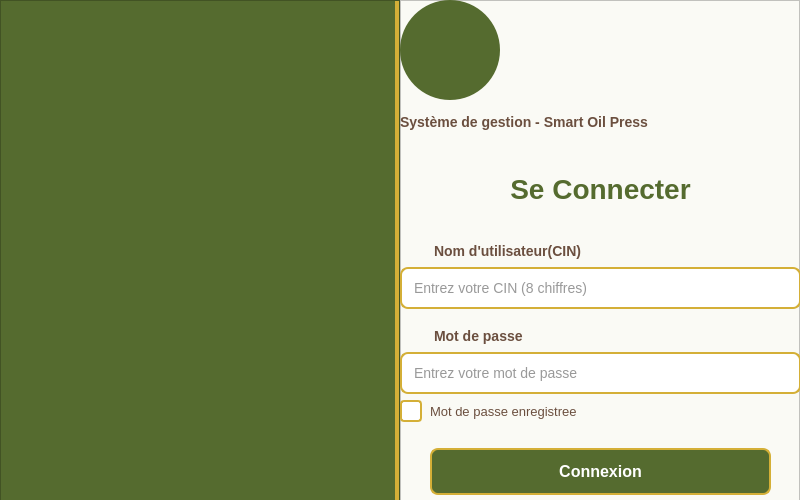
<?xml version="1.0" encoding="UTF-8"?>
<ui version="4.0">
 <class>LoginDialog</class>
 <widget class="QDialog" name="LoginDialog">
  <property name="geometry">
   <rect>
    <x>0</x>
    <y>0</y>
    <width>800</width>
    <height>500</height>
   </rect>
  </property>
  <property name="minimumSize">
   <size>
    <width>800</width>
    <height>500</height>
   </size>
  </property>
  <property name="windowTitle">
   <string>Smart Oil Press - Connexion</string>
  </property>
  <property name="styleSheet">
   <string notr="true">/* Dialog principal */
QDialog {
    background-color: #F5F5F5;
}

/* Titre */
QLabel#titre_label {
    color: #556B2F;
    font-size: 28px;
    font-weight: bold;
    background-color: transparent;
}

/* Labels */
QLabel {
    color: #6B4F3F;
    font-size: 14px;
    font-weight: bold;
    background-color: transparent;
}

/* Inputs */
QLineEdit {
    border: 2px solid #D4AF37;
    border-radius: 8px;
    padding: 12px;
    font-size: 14px;
    background-color: white;
    color: #333333;
}

QLineEdit:focus {
    border: 2px solid #556B2F;
}

/* Checkbox */
QCheckBox {
    color: #6B4F3F;
    font-size: 13px;
    spacing: 8px;
}

QCheckBox::indicator {
    width: 18px;
    height: 18px;
    border: 2px solid #D4AF37;
    border-radius: 4px;
    background-color: white;
}

QCheckBox::indicator:checked {
    background-color: #556B2F;
    border-color: #556B2F;
    image: url(:/icons/check.png);
}

/* Button */
QPushButton {
    background-color: #556B2F;
    color: white;
    border: none;
    border-radius: 10px;
    padding: 14px;
    font-size: 16px;
    font-weight: bold;
}

QPushButton:hover {
    background-color: #6B8E23;
}

QPushButton:pressed {
    background-color: #2C3E1F;
}</string>
  </property>
  <widget class="QFrame" name="image_frame">
   <property name="geometry">
    <rect>
     <x>0</x>
     <y>0</y>
     <width>400</width>
     <height>501</height>
    </rect>
   </property>
   <property name="styleSheet">
    <string notr="true">QFrame#image_frame {
    background-color: #556B2F;
    border-right: 5px solid #D4AF37;
}</string>
   </property>
   <property name="frameShape">
    <enum>QFrame::Shape::StyledPanel</enum>
   </property>
   <property name="frameShadow">
    <enum>QFrame::Shadow::Raised</enum>
   </property>
   <widget class="QLabel" name="label">
    <property name="geometry">
     <rect>
      <x>20</x>
      <y>20</y>
      <width>341</width>
      <height>421</height>
     </rect>
    </property>
    <property name="styleSheet">
     <string notr="true">QLabel {
    background-color: transparent;
    border-radius: 50%;
    padding: 30px;
}</string>
    </property>
    <property name="text">
     <string/>
    </property>
    <property name="pixmap">
     <pixmap>images/login-removebg-preview.png</pixmap>
    </property>
    <property name="scaledContents">
     <bool>true</bool>
    </property>
   </widget>
  </widget>
  <widget class="QFrame" name="form_frame">
   <property name="geometry">
    <rect>
     <x>400</x>
     <y>0</y>
     <width>400</width>
     <height>501</height>
    </rect>
   </property>
   <property name="minimumSize">
    <size>
     <width>400</width>
     <height>0</height>
    </size>
   </property>
   <property name="styleSheet">
    <string notr="true">QFrame#form_frame {
    background-color: #FAFAF5;
}</string>
   </property>
   <property name="frameShape">
    <enum>QFrame::Shape::StyledPanel</enum>
   </property>
   <property name="frameShadow">
    <enum>QFrame::Shadow::Raised</enum>
   </property>
   <widget class="QWidget" name="">
    <property name="geometry">
     <rect>
      <x>0</x>
      <y>0</y>
      <width>401</width>
      <height>505</height>
     </rect>
    </property>
    <layout class="QVBoxLayout" name="verticalLayout">
     <item>
      <widget class="QLabel" name="label_2">
       <property name="minimumSize">
        <size>
         <width>100</width>
         <height>100</height>
        </size>
       </property>
       <property name="maximumSize">
        <size>
         <width>100</width>
         <height>100</height>
        </size>
       </property>
       <property name="styleSheet">
        <string notr="true">QLabel {
    background-color: #556B2F;
    border-radius: 50px;
    padding: 20px;
}</string>
       </property>
       <property name="text">
        <string/>
       </property>
       <property name="pixmap">
        <pixmap>images/lg-removebg-preview.png</pixmap>
       </property>
       <property name="scaledContents">
        <bool>true</bool>
       </property>
       <property name="alignment">
        <set>Qt::AlignmentFlag::AlignCenter</set>
       </property>
      </widget>
     </item>
     <item>
      <widget class="QLabel" name="label_3">
       <property name="text">
        <string>Système de gestion - Smart Oil Press</string>
       </property>
      </widget>
     </item>
     <item>
      <widget class="QLabel" name="titre_label">
       <property name="font">
        <font>
         <pointsize>-1</pointsize>
         <bold>true</bold>
        </font>
       </property>
       <property name="styleSheet">
        <string notr="true">QLabel {
    color: #556B2F;
    padding: 30px 0 20px 0;
}</string>
       </property>
       <property name="text">
        <string>Se Connecter</string>
       </property>
       <property name="alignment">
        <set>Qt::AlignmentFlag::AlignCenter</set>
       </property>
      </widget>
     </item>
     <item>
      <widget class="QLabel" name="cin_label&#10;">
       <property name="font">
        <font>
         <family>Segoe UI</family>
         <pointsize>-1</pointsize>
         <bold>true</bold>
        </font>
       </property>
       <property name="styleSheet">
        <string notr="true">QLabel {
    color: #6B4F3F;
    font-size: 14px;
    font-weight: bold;
    padding-left: 30px;
    padding-top: 10px;
}</string>
       </property>
       <property name="text">
        <string>Nom d'utilisateur(CIN)</string>
       </property>
       <property name="scaledContents">
        <bool>false</bool>
       </property>
      </widget>
     </item>
     <item>
      <widget class="QLineEdit" name="cin_input&#10;">
       <property name="styleSheet">
        <string notr="true">QLineEdit {
    border: 2px solid #D4AF37;
    border-radius: 8px;
    padding: 10px;
    font-size: 14px;
    background-color: white;
}

QLineEdit:focus {
    border: 2px solid #556B2F;
}</string>
       </property>
       <property name="maxLength">
        <number>8</number>
       </property>
       <property name="placeholderText">
        <string>Entrez votre CIN (8 chiffres) </string>
       </property>
      </widget>
     </item>
     <item>
      <widget class="QLabel" name="password_label">
       <property name="font">
        <font>
         <pointsize>-1</pointsize>
         <bold>true</bold>
        </font>
       </property>
       <property name="styleSheet">
        <string notr="true">QLabel {
    color: #6B4F3F;
    font-size: 14px;
    font-weight: bold;
    padding-left: 30px;
    padding-top: 10px;
}</string>
       </property>
       <property name="text">
        <string>Mot de passe</string>
       </property>
      </widget>
     </item>
     <item>
      <widget class="QLineEdit" name="password_input&#10;">
       <property name="styleSheet">
        <string notr="true">QLineEdit {
    border: 2px solid #D4AF37;
    border-radius: 8px;
    padding: 10px;
    font-size: 14px;
    background-color: white;
}

QLineEdit:focus {
    border: 2px solid #556B2F;
}
</string>
       </property>
       <property name="echoMode">
        <enum>QLineEdit::EchoMode::Password</enum>
       </property>
       <property name="placeholderText">
        <string>Entrez votre mot de passe</string>
       </property>
      </widget>
     </item>
     <item>
      <widget class="QCheckBox" name="remember_checkbox">
       <property name="styleSheet">
        <string notr="true">QCheckBox {
    color: #6B4F3F;
    font-size: 13px;
    background-color: transparent;
}

QCheckBox::indicator {
    width: 18px;
    height: 18px;
    border: 2px solid #D4AF37;
    border-radius: 4px;
    background-color: white;
}

QCheckBox::indicator:checked {
    background-color: #556B2F;
    border-color: #556B2F;
}
</string>
       </property>
       <property name="text">
        <string>Mot de passe enregistree</string>
       </property>
      </widget>
     </item>
     <item>
      <widget class="QPushButton" name="connexion_btn">
       <property name="styleSheet">
        <string notr="true">QPushButton {
    background-color: #556B2F;
    color: white;
    border: 2px solid #D4AF37;
    border-radius: 8px;
    padding: 12px;
    font-size: 16px;
    font-weight: bold;
    margin: 20px 30px 10px 30px;
}

QPushButton:hover {
    background-color: #6B8E23;
}

QPushButton:pressed {
    background-color: #2C3E1F;
}</string>
       </property>
       <property name="text">
        <string>Connexion</string>
       </property>
      </widget>
     </item>
    </layout>
   </widget>
  </widget>
 </widget>
 <resources/>
 <connections/>
</ui>
